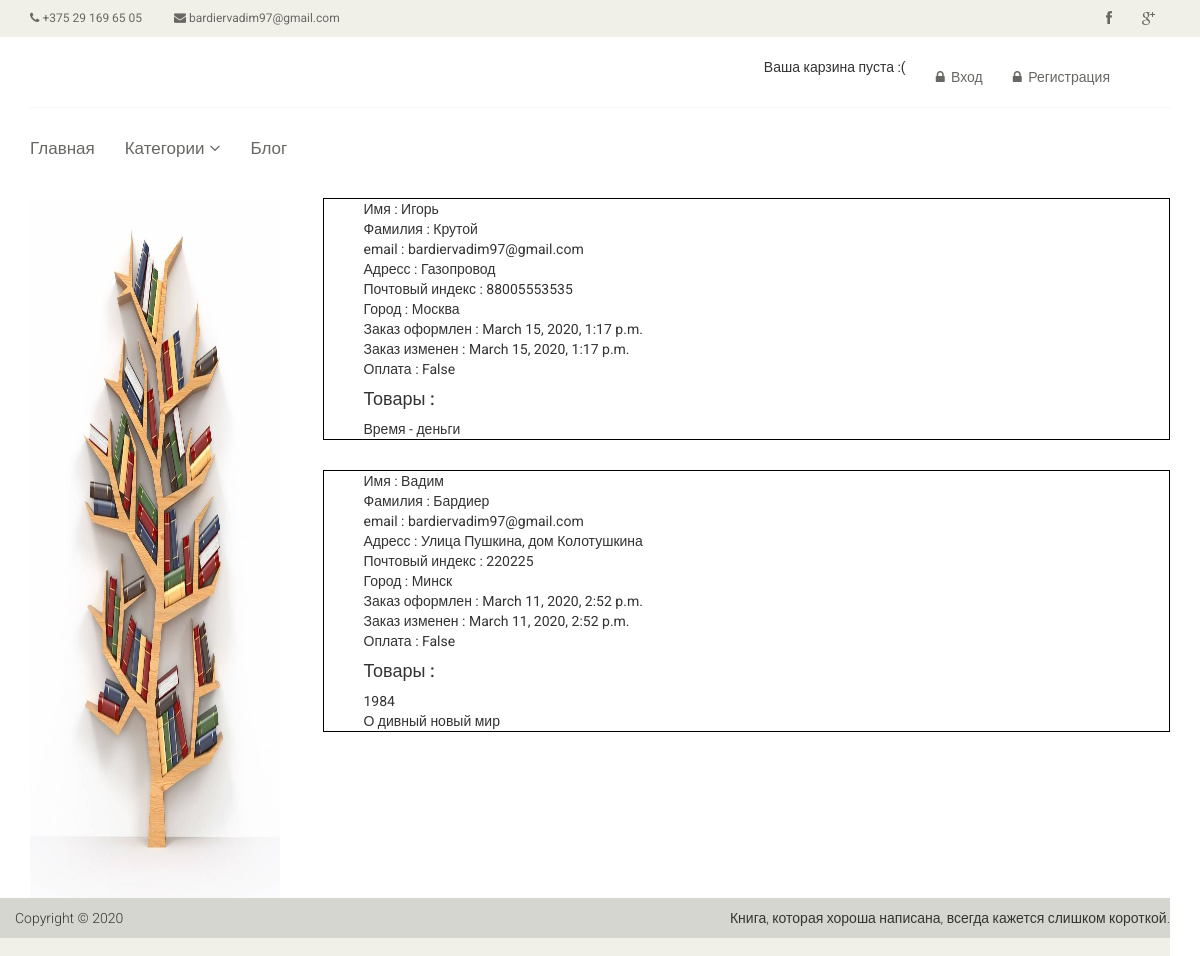
Page /orders/all/ on the committed database.
### orders/models.py (models this page shows, shortened)
class Order(models.Model):
	first_name = models.CharField(max_length=50)
	last_name = models.CharField(max_length=50)
	email = models.EmailField()
	address = models.CharField(max_length=250)
	postal_code = models.CharField(max_length=20)
	city = models.CharField(max_length=100)
	created = models.DateTimeField(auto_now_add=True)
	updated = models.DateTimeField(auto_now=True)
	paid = models.BooleanField(default=False)
	class Meta:
		ordering = ('-created',)
		verbose_name = 'Order'
		verbose_name_plural = 'Orders'

class OrderItem(models.Model):
	order = models.ForeignKey(Order, related_name='items', on_delete=models.CASCADE)
	product = models.ForeignKey(Book, related_name='order_items', on_delete=models.CASCADE)
	price = models.DecimalField(max_digits=10, decimal_places=2)
	quantity = models.PositiveIntegerField(default=1)

### books/models.py (models this page shows, shortened)
class Book(models.Model):
	title = models.CharField('Title', max_length=225)
	description = models.TextField('Description')
	poster = models.ImageField('Poster', upload_to='books/')
	year = models.IntegerField('Year', default=2020)
	authors = models.ManyToManyField(Author, verbose_name='Authors', related_name='book_author')
	number_of_pages = models.IntegerField('Number of pages')
	genres = models.ManyToManyField(Genre, verbose_name='Genres')
	price = models.FloatField('Price')
	amount = models.IntegerField(default=2)
	category = models.ForeignKey(Category, verbose_name='Category', on_delete=models.SET_NULL, null=True)
	publishing_house = models.CharField('Publishing_house', max_length=225)
	cover_type = models.CharField('Cover_type', max_length=225)
	url = models.SlugField(max_length=225, unique=True)
	draft = models.BooleanField('Draft', default=False)
	def __str__(self):
		return self.title
	class Meta:
		verbose_name = "Book"
		verbose_name_plural = "Books"

### orders/views.py (the view)
# urls.py: path('all/', views.OrderListView.as_view(), name='orders_list'),
class OrderListView(ListView):
    model = Order
    queryset = Order.objects.all()
    template_name = 'orders.html'
    def get_context_data(self, *args, **kwargs):
        context = super().get_context_data(*args, **kwargs)
        context['orders'] = Order.objects.all()
        context['order_items'] = OrderItem.objects.all()
        return context

### cart/cart.py (called while the page is built)
	def __len__(self):
		return sum(item['quantity'] for item in self.cart.values())

### cart/context_processors.py (called while the page is built)
def cart(request):
	return {'cart': Cart(request)}

### templates/orders.html
{% extends 'books/base.html' %}
{% load static %}
{% block content %}
    <section>
        <div class="container">
            <div class="row">
                <div class="col-sm-3">
                    <div class="left-sidebar">
                        <img src="{% static '/images/shelf.jpg' %}" width="250px" height="700">
                    </div>
                </div>
                <div class="col-sm-9">
                    <div class="blog-post-area">
                        {% for order in object_list %}
                            <ul style="border: solid black 1px">
                                <li>Имя : {{ order.first_name }}</li>
                                <li>Фамилия : {{ order.last_name }}</li>
                                <li>email : {{ order.email }}</li>
                                <li>Адресс : {{ order.address }}</li>
                                <li>Почтовый индекс : {{ order.postal_code }}</li>
                                <li>Город : {{ order.city }}</li>
                                <li>Заказ оформлен : {{ order.created }}</li>
                                <li>Заказ изменен : {{ order.updated }}</li>
                                <li>Оплата : {{ order.paid }}</li>
                                <h4> Товары : </h4>
                                {% for item in order_items %}
                                    {% if item.order_id == order.id %}
                                        <li>{{ item.product }}</li>
                                    {% endif %}
                                {% endfor %}
                            </ul>
                            <br>
                        {% endfor %}
                    </div>
                </div>
            </div>
        </div>
    </section>
{% endblock content %}

### static/css/main.css (style rules this page uses)
body { font-family: 'Roboto', sans-serif; background; position: relative; font-weight: 400px; padding-bottom: 58px; }
ul li { list-style: none; }
h1, h2, h3, h4, h5, h6 { font-family: 'Roboto', sans-serif; }

### rows in the picture
Order: first_name "Игорь", last_name "Крутой", email "bardiervadim97@gmail.com", address "Газопровод", postal_code "88005553535", city "Москва", created "March 15, 2020, 1:17 p.m.", updated "March 15, 2020, 1:17 p.m.", paid "False"
OrderItem: product "Время - деньги"
Order: first_name "Вадим", last_name "Бардиер", email "bardiervadim97@gmail.com", address "Улица Пушкина, дом Колотушкина", postal_code "220225", city "Минск", created "March 11, 2020, 2:52 p.m.", updated "March 11, 2020, 2:52 p.m.", paid "False"
OrderItem: product "1984"
OrderItem: product "О дивный новый мир"
